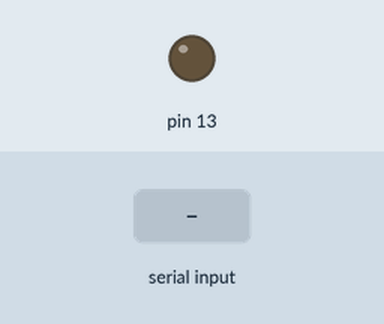
This sketch was run on a simulated Arduino Uno, built with avr-gcc and run on an emulated ATmega328P. Parts: output pins drawn as LEDs (lit = HIGH). Inputs (shaded band) come from the test bench.

Above: at 1.2 s.
1.3 s: "1\n" received over Serial
At 2.2 s:
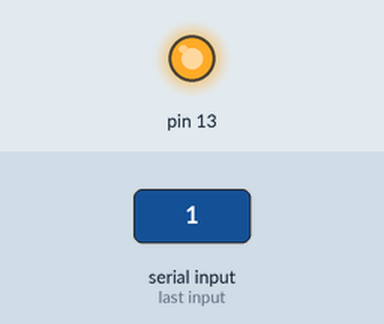
2.8 s: "2\n" received over Serial
At 3.3 s:
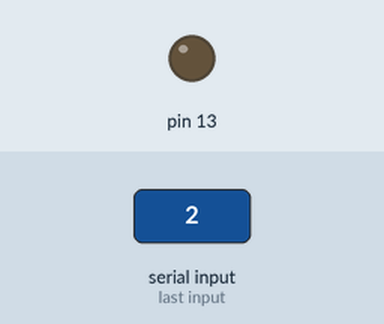
Timing chart, 0 to 5.8 s (numbered marks = the images above; inputs shaded):
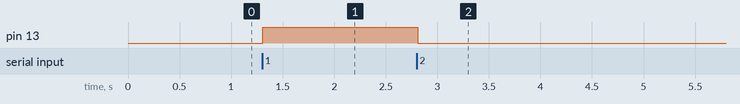

The sketch:

sketch_jul15a.ino
```cpp
String str ="";
int i =0;
void setup() {

  pinMode(13, OUTPUT);
  Serial.begin(2400);
  digitalWrite(13, LOW);
}

void loop()
{
  if(Serial.available() > 0){

    str = Serial.readStringUntil('\n');

    i = String(str).toInt();

      if(i == 1){
        digitalWrite(13, HIGH);
      }else if(i==2){
         digitalWrite(13, LOW);
      }else if(i==3){
         Serial.println("ANSWER : "+str);
      }else{
        Serial.println("PizdecNahyiBlyad! ->"+String(str)+";");
      }

    }

  str = "";
}
```

Measured:
- after the input at 1.3 s, pin 13: LOW → HIGH at once
- after the input at 2.8 s, pin 13: HIGH → LOW at once
